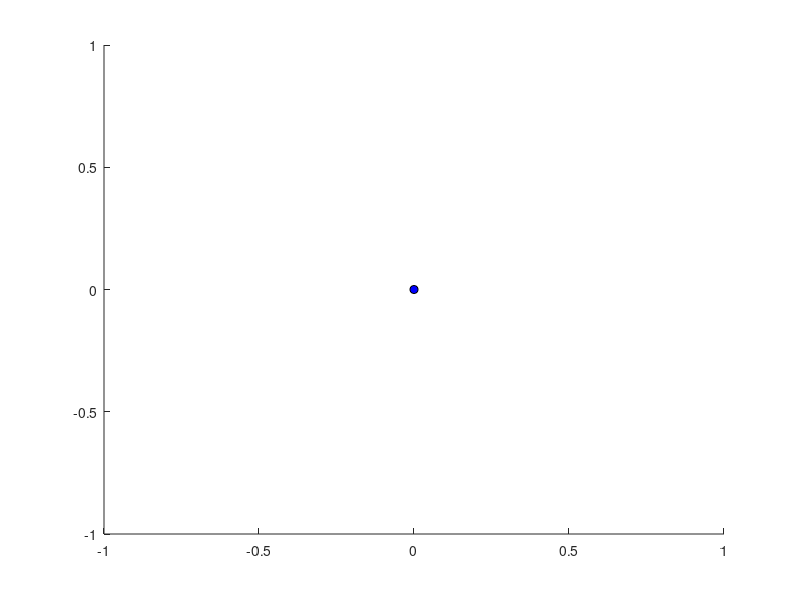

Write MATLAB code to recreate this figure. (Note: this script raises an error after producing the figure.)
clear,clc
close all

c1 = [0,0.4470,0.7410];
c2 = [0.9290,0.6940,0.1250];

plume = 1;

figure('Position',[100 100 1280 720]);
hold on

rso = plot3(0,0,0,'ko','markerfacecolor','b','markersize',6);

load('throttle')
p0 = plot3(sat.x(1),sat.y(1),sat.z(1),'ko','markerfacecolor','g','markersize',6);
pf = plot3(sat.x(end),sat.y(end),sat.z(end),'ko','markerfacecolor','r','markersize',6);
trj1 = plot3(sat.x,sat.y,sat.z,'-','linewidth',1,'color',c1);
pl = quiver3(sat.x,sat.y,sat.z,-sat.ux,-sat.uy,-sat.uz,plume,'r','linewidth',1.5);
sat.fuelUsed

load('nothrottle')
p0 = plot3(sat.x(1),sat.y(1),sat.z(1),'ko','markerfacecolor','g','markersize',6);
pf = plot3(sat.x(end),sat.y(end),sat.z(end),'ko','markerfacecolor','r','markersize',6);
trj2 = plot3(sat.x,sat.y,sat.z,'-','linewidth',1,'color',c2);
pl = quiver3(sat.x,sat.y,sat.z,-sat.ux,-sat.uy,-sat.uz,plume,'r','linewidth',1.5);
sat.fuelUsed
hold off

grid on
xl = xlabel('Radial, m');
yl = ylabel('In-track, m');
zl = zlabel('Cross-track, m');
lg = legend([rso,p0,pf,trj1,trj2,pl],{'RSO','Initial Position','Final Position',...
    'Relative Trajectory','Relative Trajectory, Binary Throttle','Thrust Plume'},'location','northoutside','orientation','horizontal');

set([xl,yl,zl,lg],'FontSize',12)
axis('equal','tight')
camva(6)
drawnow